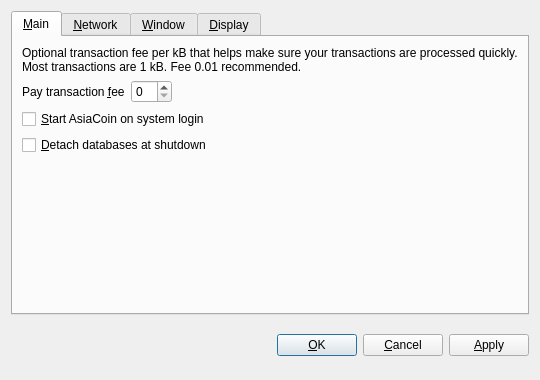
<?xml version="1.0" encoding="UTF-8"?>
<ui version="4.0">
 <class>OptionsDialog</class>
 <widget class="QDialog" name="OptionsDialog">
  <property name="geometry">
   <rect>
    <x>0</x>
    <y>0</y>
    <width>540</width>
    <height>380</height>
   </rect>
  </property>
  <property name="windowTitle">
   <string>Options</string>
  </property>
  <property name="modal">
   <bool>true</bool>
  </property>
  <layout class="QVBoxLayout" name="verticalLayout">
   <item>
    <widget class="QTabWidget" name="tabWidget">
     <property name="tabPosition">
      <enum>QTabWidget::North</enum>
     </property>
     <property name="currentIndex">
      <number>0</number>
     </property>
     <widget class="QWidget" name="tabMain">
      <attribute name="title">
       <string>&amp;Main</string>
      </attribute>
      <layout class="QVBoxLayout" name="verticalLayout_Main">
       <item>
        <widget class="QLabel" name="transactionFeeInfoLabel">
         <property name="text">
          <string>Optional transaction fee per kB that helps make sure your transactions are processed quickly. Most transactions are 1 kB. Fee 0.01 recommended.</string>
         </property>
         <property name="textFormat">
          <enum>Qt::PlainText</enum>
         </property>
         <property name="wordWrap">
          <bool>true</bool>
         </property>
        </widget>
       </item>
       <item>
        <layout class="QHBoxLayout" name="horizontalLayout_Main">
         <item>
          <widget class="QLabel" name="transactionFeeLabel">
           <property name="text">
            <string>Pay transaction &amp;fee</string>
           </property>
           <property name="textFormat">
            <enum>Qt::PlainText</enum>
           </property>
           <property name="buddy">
            <cstring>transactionFee</cstring>
           </property>
          </widget>
         </item>
         <item>
          <widget class="BitcoinAmountField" name="transactionFee"/>
         </item>
         <item>
          <spacer name="horizontalSpacer_Main">
           <property name="orientation">
            <enum>Qt::Horizontal</enum>
           </property>
           <property name="sizeHint" stdset="0">
            <size>
             <width>40</width>
             <height>20</height>
            </size>
           </property>
          </spacer>
         </item>
        </layout>
       </item>
       <item>
        <widget class="QCheckBox" name="bitcoinAtStartup">
         <property name="toolTip">
          <string>Automatically start AsiaCoin after logging in to the system.</string>
         </property>
         <property name="text">
          <string>&amp;Start AsiaCoin on system login</string>
         </property>
        </widget>
       </item>
       <item>
        <widget class="QCheckBox" name="detachDatabases">
         <property name="toolTip">
          <string>Detach block and address databases at shutdown. This means they can be moved to another data directory, but it slows down shutdown. The wallet is always detached.</string>
         </property>
         <property name="text">
          <string>&amp;Detach databases at shutdown</string>
         </property>
        </widget>
       </item>
       <item>
        <spacer name="verticalSpacer_Main">
         <property name="orientation">
          <enum>Qt::Vertical</enum>
         </property>
         <property name="sizeHint" stdset="0">
          <size>
           <width>20</width>
           <height>40</height>
          </size>
         </property>
        </spacer>
       </item>
      </layout>
     </widget>
     <widget class="QWidget" name="tabNetwork">
      <attribute name="title">
       <string>&amp;Network</string>
      </attribute>
      <layout class="QVBoxLayout" name="verticalLayout_Network">
       <item>
        <widget class="QCheckBox" name="mapPortUpnp">
         <property name="toolTip">
          <string>Automatically open the AsiaCoin client port on the router. This only works when your router supports UPnP and it is enabled.</string>
         </property>
         <property name="text">
          <string>Map port using &amp;UPnP</string>
         </property>
        </widget>
       </item>
       <item>
        <widget class="QCheckBox" name="connectSocks">
         <property name="toolTip">
          <string>Connect to the AsiaCoin network through a SOCKS proxy (e.g. when connecting through Tor).</string>
         </property>
         <property name="text">
          <string>&amp;Connect through SOCKS proxy:</string>
         </property>
        </widget>
       </item>
       <item>
        <layout class="QHBoxLayout" name="horizontalLayout_Network">
         <item>
          <widget class="QLabel" name="proxyIpLabel">
           <property name="text">
            <string>Proxy &amp;IP:</string>
           </property>
           <property name="textFormat">
            <enum>Qt::PlainText</enum>
           </property>
           <property name="buddy">
            <cstring>proxyIp</cstring>
           </property>
          </widget>
         </item>
         <item>
          <widget class="QValidatedLineEdit" name="proxyIp">
           <property name="maximumSize">
            <size>
             <width>140</width>
             <height>16777215</height>
            </size>
           </property>
           <property name="toolTip">
            <string>IP address of the proxy (e.g. 127.0.0.1)</string>
           </property>
          </widget>
         </item>
         <item>
          <widget class="QLabel" name="proxyPortLabel">
           <property name="text">
            <string>&amp;Port:</string>
           </property>
           <property name="textFormat">
            <enum>Qt::PlainText</enum>
           </property>
           <property name="buddy">
            <cstring>proxyPort</cstring>
           </property>
          </widget>
         </item>
         <item>
          <widget class="QLineEdit" name="proxyPort">
           <property name="maximumSize">
            <size>
             <width>55</width>
             <height>16777215</height>
            </size>
           </property>
           <property name="toolTip">
            <string>Port of the proxy (e.g. 9050)</string>
           </property>
          </widget>
         </item>
         <item>
          <widget class="QLabel" name="socksVersionLabel">
           <property name="text">
            <string>SOCKS &amp;Version:</string>
           </property>
           <property name="textFormat">
            <enum>Qt::PlainText</enum>
           </property>
           <property name="buddy">
            <cstring>socksVersion</cstring>
           </property>
          </widget>
         </item>
         <item>
          <widget class="QValueComboBox" name="socksVersion">
           <property name="toolTip">
            <string>SOCKS version of the proxy (e.g. 5)</string>
           </property>
          </widget>
         </item>
         <item>
          <spacer name="horizontalSpacer_Network">
           <property name="orientation">
            <enum>Qt::Horizontal</enum>
           </property>
           <property name="sizeHint" stdset="0">
            <size>
             <width>40</width>
             <height>20</height>
            </size>
           </property>
          </spacer>
         </item>
        </layout>
       </item>
       <item>
        <spacer name="verticalSpacer_Network">
         <property name="orientation">
          <enum>Qt::Vertical</enum>
         </property>
         <property name="sizeHint" stdset="0">
          <size>
           <width>20</width>
           <height>40</height>
          </size>
         </property>
        </spacer>
       </item>
      </layout>
     </widget>
     <widget class="QWidget" name="tabWindow">
      <attribute name="title">
       <string>&amp;Window</string>
      </attribute>
      <layout class="QVBoxLayout" name="verticalLayout_Window">
       <item>
        <widget class="QCheckBox" name="minimizeToTray">
         <property name="toolTip">
          <string>Show only a tray icon after minimizing the window.</string>
         </property>
         <property name="text">
          <string>&amp;Minimize to the tray instead of the taskbar</string>
         </property>
        </widget>
       </item>
       <item>
        <widget class="QCheckBox" name="minimizeOnClose">
         <property name="toolTip">
          <string>Minimize instead of exit the application when the window is closed. When this option is enabled, the application will be closed only after selecting Quit in the menu.</string>
         </property>
         <property name="text">
          <string>M&amp;inimize on close</string>
         </property>
        </widget>
       </item>
       <item>
        <spacer name="verticalSpacer_Window">
         <property name="orientation">
          <enum>Qt::Vertical</enum>
         </property>
         <property name="sizeHint" stdset="0">
          <size>
           <width>20</width>
           <height>40</height>
          </size>
         </property>
        </spacer>
       </item>
      </layout>
     </widget>
     <widget class="QWidget" name="tabDisplay">
      <attribute name="title">
       <string>&amp;Display</string>
      </attribute>
      <layout class="QVBoxLayout" name="verticalLayout_Display">
       <item>
        <layout class="QHBoxLayout" name="horizontalLayout_1_Display">
         <item>
          <widget class="QLabel" name="langLabel">
           <property name="text">
            <string>User Interface &amp;language:</string>
           </property>
           <property name="textFormat">
            <enum>Qt::PlainText</enum>
           </property>
           <property name="buddy">
            <cstring>lang</cstring>
           </property>
          </widget>
         </item>
         <item>
          <widget class="QValueComboBox" name="lang">
           <property name="toolTip">
            <string>The user interface language can be set here. This setting will take effect after restarting AsiaCoin.</string>
           </property>
          </widget>
         </item>
        </layout>
       </item>
       <item>
        <layout class="QHBoxLayout" name="horizontalLayout_2_Display">
         <item>
          <widget class="QLabel" name="unitLabel">
           <property name="text">
            <string>&amp;Unit to show amounts in:</string>
           </property>
           <property name="textFormat">
            <enum>Qt::PlainText</enum>
           </property>
           <property name="buddy">
            <cstring>unit</cstring>
           </property>
          </widget>
         </item>
         <item>
          <widget class="QValueComboBox" name="unit">
           <property name="toolTip">
            <string>Choose the default subdivision unit to show in the interface and when sending coins.</string>
           </property>
          </widget>
         </item>
        </layout>
       </item>
       <item>
        <widget class="QCheckBox" name="displayAddresses">
         <property name="toolTip">
          <string>Whether to show AsiaCoin addresses in the transaction list or not.</string>
         </property>
         <property name="text">
          <string>&amp;Display addresses in transaction list</string>
         </property>
        </widget>
       </item>
       <item>
        <widget class="QCheckBox" name="coinControlFeatures">
         <property name="toolTip">
          <string>Whether to show coin control features or not.</string>
         </property>
         <property name="text">
          <string>Display coin &amp;control features (experts only!)</string>
         </property>
        </widget>
       </item>
 <item>
        <spacer name="verticalSpacer_Display">
         <property name="orientation">
          <enum>Qt::Vertical</enum>
         </property>
         <property name="sizeHint" stdset="0">
          <size>
           <width>20</width>
           <height>40</height>
          </size>
         </property>
        </spacer>
       </item>
      </layout>
     </widget>
    </widget>
   </item>
   <item>
    <layout class="QHBoxLayout" name="horizontalLayout_Buttons">
     <item>
      <spacer name="horizontalSpacer_1">
       <property name="orientation">
        <enum>Qt::Horizontal</enum>
       </property>
       <property name="sizeHint" stdset="0">
        <size>
         <width>40</width>
         <height>48</height>
        </size>
       </property>
      </spacer>
     </item>
     <item>
      <widget class="QLabel" name="statusLabel">
       <property name="font">
        <font>
         <weight>75</weight>
         <bold>true</bold>
        </font>
       </property>
       <property name="text">
        <string/>
       </property>
       <property name="textFormat">
        <enum>Qt::PlainText</enum>
       </property>
       <property name="wordWrap">
        <bool>true</bool>
       </property>
      </widget>
     </item>
     <item>
      <spacer name="horizontalSpacer_2">
       <property name="orientation">
        <enum>Qt::Horizontal</enum>
       </property>
       <property name="sizeHint" stdset="0">
        <size>
         <width>40</width>
         <height>48</height>
        </size>
       </property>
      </spacer>
     </item>
     <item>
      <widget class="QPushButton" name="okButton">
       <property name="text">
        <string>&amp;OK</string>
       </property>
      </widget>
     </item>
     <item>
      <widget class="QPushButton" name="cancelButton">
       <property name="text">
        <string>&amp;Cancel</string>
       </property>
       <property name="autoDefault">
        <bool>false</bool>
       </property>
      </widget>
     </item>
     <item>
      <widget class="QPushButton" name="applyButton">
       <property name="text">
        <string>&amp;Apply</string>
       </property>
       <property name="autoDefault">
        <bool>false</bool>
       </property>
      </widget>
     </item>
    </layout>
   </item>
  </layout>
 </widget>
 <customwidgets>
  <customwidget>
   <class>BitcoinAmountField</class>
   <extends>QSpinBox</extends>
   <header>bitcoinamountfield.h</header>
  </customwidget>
  <customwidget>
   <class>QValueComboBox</class>
   <extends>QComboBox</extends>
   <header>qvaluecombobox.h</header>
  </customwidget>
  <customwidget>
   <class>QValidatedLineEdit</class>
   <extends>QLineEdit</extends>
   <header>qvalidatedlineedit.h</header>
  </customwidget>
 </customwidgets>
 <resources/>
 <connections/>
</ui>
